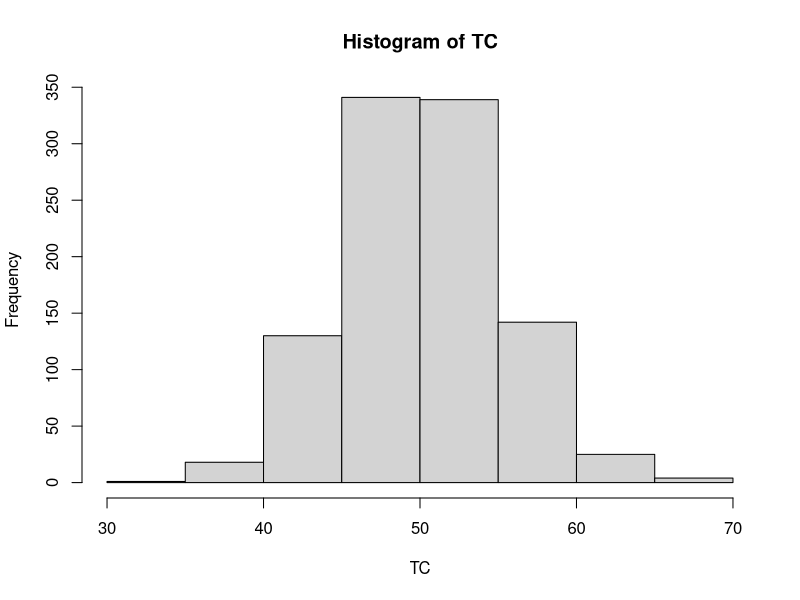
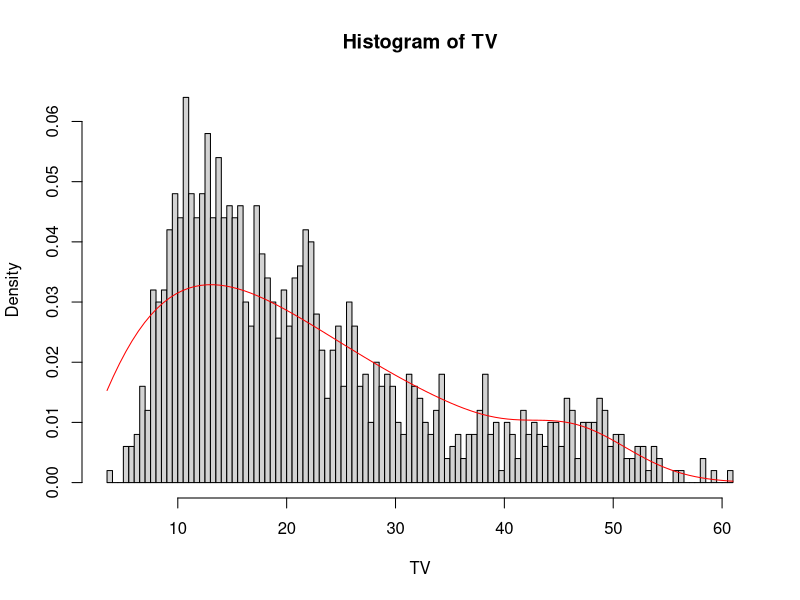
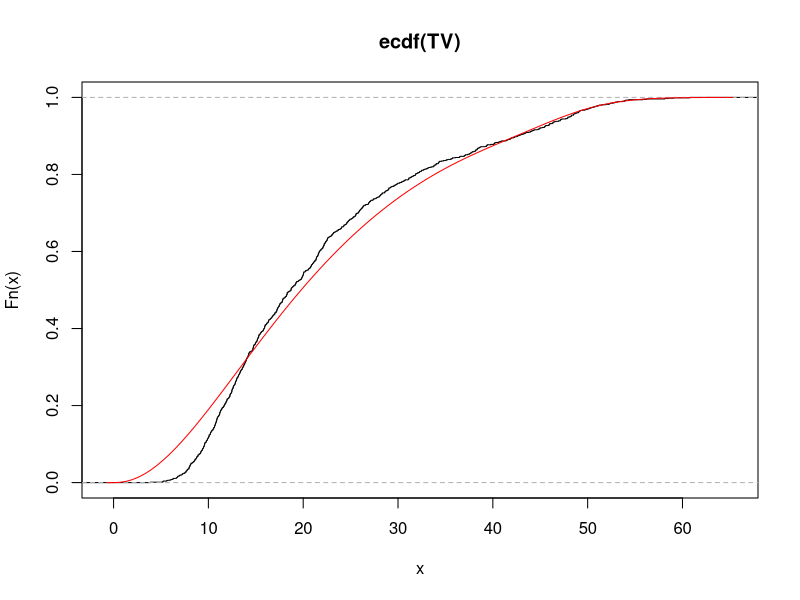
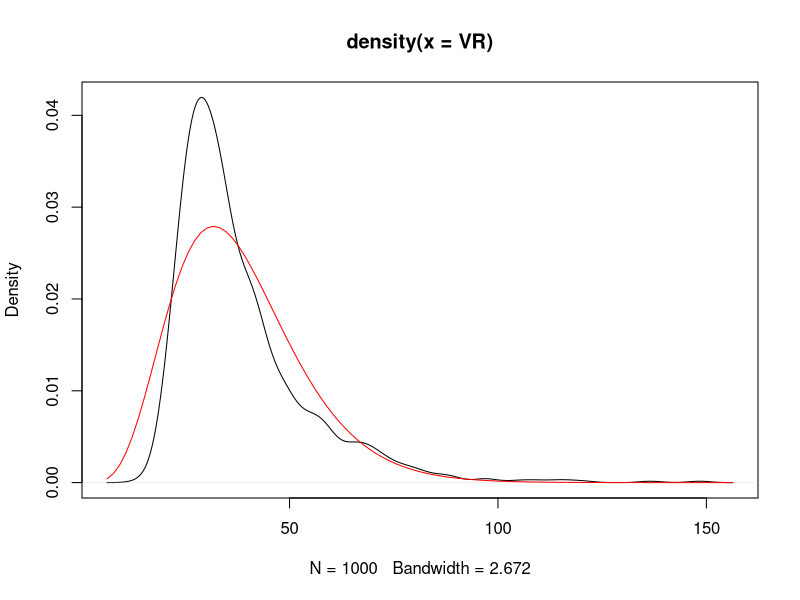
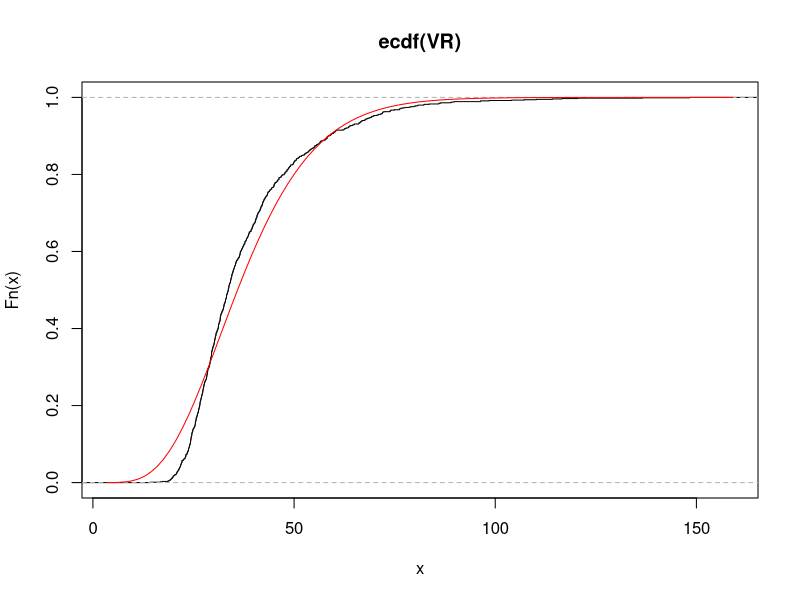
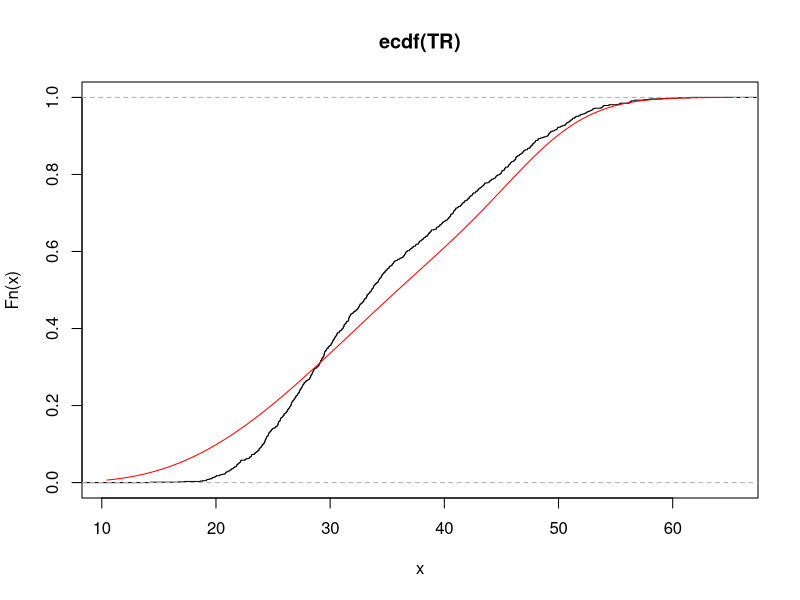
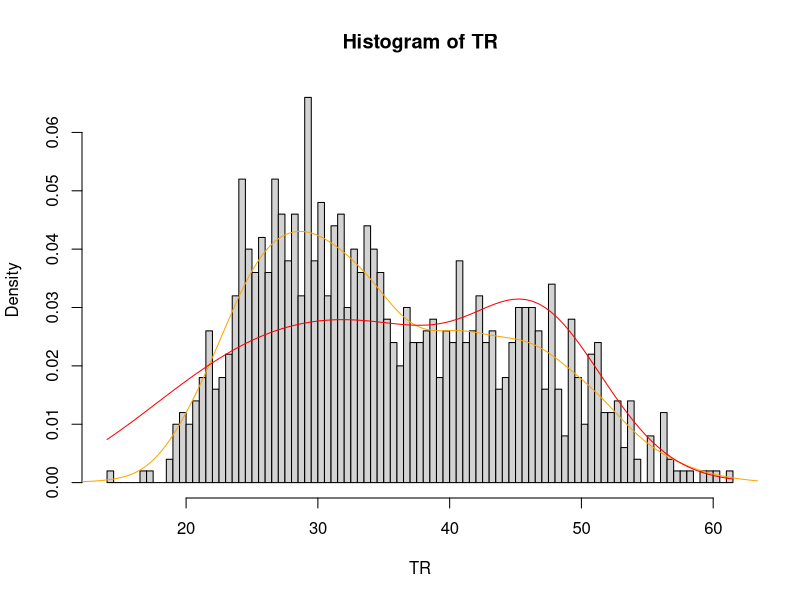
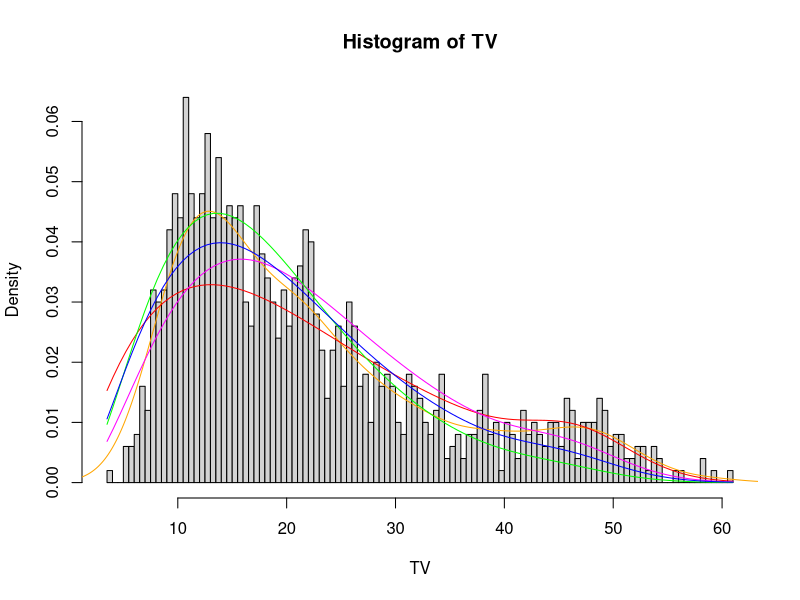

Generate these figures, in order, with R: (Note: this script raises an error after producing the figures.)
rm(list=ls())
library(e1071)
##################################################
################"" Lois exponentielles
###################################################

n <- n_C  <-1000

alpha_N <- 100
beta_N  <- 2
theta_N <-c(alpha_N,beta_N) 
lambda_e <- 1/0.5
lambda_c <- 1/15
k <- 16
kprime <- 30
param <- c(lambda_c,lambda_e)

###données de contrôle
TC =   rgamma(n_C,alpha_N,beta_N)
hist(TC)


###données expérimentales  SIMULATION  exp(lambda_c) + Gamma(k, lambda_e)
UV  <-  rgamma(n,alpha_N,beta_N)
VV <-   rexp(n,lambda_c) + rgamma(n,k,lambda_e)
TV <- apply(cbind(UV,VV),1,min)

UR  <- rgamma(n,alpha_N,beta_N)
VR <- VV  + rgamma(n,kprime,lambda_e)
TR <-  apply(cbind(UR,VR),1,min)


#####  verif distributions 

#------- TV 

dens_TV <- function(x,lambda_c,lambda_e,k,theta_N){
  
  R <- sum(c(1,k)/c(lambda_c,lambda_e))
  Q <- sum(c(1,k)/c(lambda_c,lambda_e)^2)
  k_V<- R^2/Q
  lambda_V<- k_V/R 
  theta_V <- c(k_V,lambda_V)
  F1z <- pgamma(x,theta_V[1],theta_V[2])
  f1z <- dgamma(x,theta_V[1],theta_V[2])
  F2z <- pgamma(x,theta_N[1],theta_N[2])
  f2z <- dgamma(x,theta_N[1],theta_N[2])
  f1z*(1-F2z) + f2z*(1-F1z)
}

hist(TV,nclass = n/10,freq = FALSE)
curve(dens_TV(x,lambda_c,lambda_e,k,theta_N),add=TRUE,col='red')

prob_TV <- function(x,lambda_c,lambda_e,k,theta_N){
  R <- sum(c(1,k)/c(lambda_c,lambda_e))
  Q <- sum(c(1,k)/c(lambda_c,lambda_e)^2)
  k_V<- R^2/Q
  lambda_V<- k_V/R 
  theta_V <- c(k_V,lambda_V)
  
  F1z <- pgamma(x,theta_V[1],theta_V[2])
  F2z <- pgamma(x,theta_N[1],theta_N[2])
  1-(1-F1z)*(1-F2z)
  
}

plot(ecdf(TV))
curve(prob_TV(x,lambda_c,lambda_e,k,theta_N),add=TRUE,col='red')


#------- TR 

dens_VR <- function(x,lambda_c,lambda_e,k,kprime){
  R <- sum(c(1,k+kprime)/c(lambda_c,lambda_e))
  Q <- sum(c(1,k+kprime)/c(lambda_c,lambda_e)^2)
  k_R<- R^2/Q
  lambda_R<- k_R/R 
  theta_R <- c(k_R,lambda_R)
  dgamma(x,k_R,lambda_R)
}

plot(density(VR))
curve(dens_VR(x,lambda_c,lambda_e,k,kprime),add=TRUE,col='red')


prob_VR <- function(x,lambda_c,lambda_e,k,kprime){
  R <- sum(c(1,k+kprime)/c(lambda_c,lambda_e))
  Q <- sum(c(1,k+kprime)/c(lambda_c,lambda_e)^2)
  k_R<- R^2/Q
  lambda_R<- k_R/R 
  theta_R <- c(k_R,lambda_R)
  pgamma(x,k_R,lambda_R)
}

plot(ecdf(VR))
curve(prob_VR(x,lambda_c,lambda_e,k,kprime),add=TRUE,col='red')


prob_TR <- function(x,lambda_c,lambda_e,k,kprime,theta_N){
  1-(1-prob_VR(x,lambda_c,lambda_e,k,kprime))*(1-pgamma(x,theta_N[1],theta_N[2]))
}

plot(ecdf(TR))
curve(prob_TR(x,lambda_c,lambda_e,k,kprime,theta_N),add=TRUE,col='red')



dens_TR <- function(x,lambda_c,lambda_e,k,kprime,theta_N){
  
  F_VR <- prob_VR(x,lambda_c,lambda_e,k,kprime)
  f_VR <- dens_VR(x,lambda_c,lambda_e,k,kprime)
  
  F_UR <- pgamma(x,theta_N[1],theta_N[2])
  f_UR <- dgamma(x,theta_N[1],theta_N[2])
  f_VR*(1-F_UR) + f_UR*(1-F_VR)
  
}


hist(TR,freq=FALSE,nclass=n/10)
lines(density(TR),col='orange')
curve(dens_TR(x,lambda_c,lambda_e,k,kprime,theta_N),add=TRUE,col='red')





################################################""
#------------ Estimations
#################################################


estim_param_Gamma <- function(X){
  EX <- mean(X)
  VX <-var(X)
  alpha_hat <- EX^2/VX
  beta_hat <- alpha_hat/EX
  return(c(alpha_hat,beta_hat))
}


estim_param_SumGamma <- function(X,k,kprime){
  
  param_gamma <- estim_param_Gamma(X)
  A <- k^2+k
  R <-param_gamma[1]/param_gamma[2]
  B <- -2*R*k
  C <- R^2-R/param_gamma[2]
  DEL <- B^2-4*A*C
  SOL <- 1/(2*A)*(-B+sqrt(DEL)*c(1,-1))
  lambda_e_hat <- 1/SOL
  lambda_c_hat <- 1/(R-k/lambda_e_hat)
  Theta_hat <- rbind(lambda_c_hat,lambda_e_hat)
  w <- which(apply(Theta_hat>0,2,sum)==2)
  return(Theta_hat[,w])
}

#-----------------------------------  ESTIM theta_N  = (alpha_N, beta_N)---- 
theta_N_hat<- estim_param_Gamma(TC)
cbind(theta_N,theta_N_hat)
#------------------------------------- ESTIM l,lambda_e, ----- 


log_lik_TV <- function(log_param,theta_N,k,TV){
  lambda_c <- exp(log_param[1])
  lambda_e <- exp(log_param[2])
  UTV <- dens_TV(TV, lambda_c,lambda_e,k,theta_N)
  - sum(log(UTV)) 
}


log_lik_TR <- function(log_param,theta_N,k,kprime,TR){
  lambda_c <- exp(log_param[1])
  lambda_e <- exp(log_param[2])
  UTR <- dens_TR(TR, lambda_c,lambda_e,k,kprime,theta_N)
  - sum(log(UTR)) 
}


log_lik_TV_TR <- function(log_param,theta_N,k,kprime,TV,TR){
  log_lik_TR(log_param,theta_N,k,kprime,TR)+ log_lik_TV(log_param,theta_N,k,TV)
}



param_init_from_TV <- estim_param_SumGamma(TV,k,kprime=0)
param_init_from_TR <- estim_param_SumGamma(TR,k,kprime)




log_param_hat_from_TV <- optim(log(param_init_from_TV), log_lik_TV,theta_N = theta_N_hat,k=k,TV = TV)$par 
log_param_hat_from_TR <- optim(log(param_init_from_TR), log_lik_TR,theta_N = theta_N_hat,k=k,kprime = kprime,TR = TR)$par 
log_param_hat_from_TV_TR <- optim(log(param_init_from_TV), log_lik_TV_TR,theta_N = theta_N_hat,k=k,kprime = kprime,TV = TV,TR= TR)$par 

param_hat_from_TV <- exp(log_param_hat_from_TV)
param_hat_from_TR <- exp(log_param_hat_from_TR)
param_hat_from_TV_TR <- exp(log_param_hat_from_TV_TR)

hist(TV,freq=FALSE,nclass=min(n/10,100))
lines(density(TV),col='orange')
curve(dens_TV(x,lambda_c,lambda_e,k,theta_N),add=TRUE,col='red')
#curve(dens_TV(x,lambda_c,lambda_e,k,theta_N_hat),add=TRUE,col='blue')
curve(dens_TV(x,param_hat_from_TV[1],param_hat_from_TV[2],k,theta_N_hat),add=TRUE,col='magenta')
curve(dens_TV(x,param_hat_from_TR[1],param_hat_from_TR[2],k,theta_N_hat),add=TRUE,col='green')
curve(dens_TV(x,param_hat_from_TV_TR[1],param_hat_from_TV_TR[2],k,theta_N_hat),add=TRUE,col='blue')


hist(TR,freq=FALSE,nclass=min(n/10,100))
lines(density(TR),col='orange')
curve(dens_TR(x,lambda_c,lambda_e,k,kprime,theta_N),add=TRUE,col='red')
#curve(dens_TV(x,lambda_c,lambda_e,k,theta_N_hat),add=TRUE,col='blue')
curve(dens_TR(x,param_hat_from_TV[1],param_hat_from_TV[2],k,kprime,theta_N_hat),add=TRUE,col='magenta')
curve(dens_TR(x,param_hat_from_TR[1],param_hat_from_TR[2],k,kprime,theta_N_hat),add=TRUE,col='green')
curve(dens_TR(x,param_hat_from_TV_TR[1],param_hat_from_TV_TR[2],k,kprime,theta_N_hat),add=TRUE,col='blue')


cbind(param,param_hat_from_TV,param_hat_from_TR,param_hat_from_TV_TR)



names(param_hat)<-c('lambda_c','lambda_e')


#--------------------- Estim from VV et VR (do we manage to remove the effect of natural death? )


param_hat_fromVV <- estim_param_SumGamma(VV,k,kprime=0)
param_hat_fromVR <- estim_param_SumGamma(VR,k,kprime)



#---------------- ESTIM from 



cbind(param,param_hat_fromVV,param_hat)


